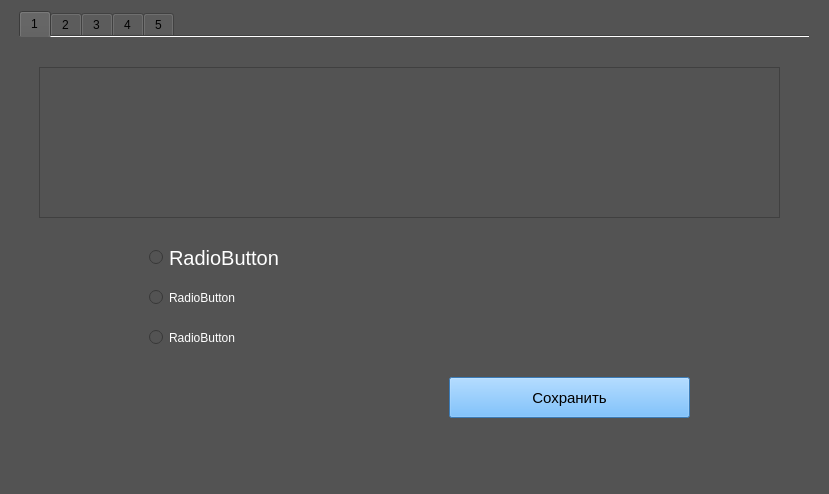
<?xml version="1.0" encoding="UTF-8"?>
<ui version="4.0">
 <class>Form</class>
 <widget class="QWidget" name="Form">
  <property name="geometry">
   <rect>
    <x>0</x>
    <y>0</y>
    <width>829</width>
    <height>490</height>
   </rect>
  </property>
  <property name="windowTitle">
   <string>Form</string>
  </property>
  <property name="styleSheet">
   <string notr="true">background-color: rgb(83, 83, 83);</string>
  </property>
  <layout class="QGridLayout" name="gridLayout">
   <item row="0" column="0">
    <widget class="QTabWidget" name="tabWidget">
     <property name="enabled">
      <bool>true</bool>
     </property>
     <property name="sizePolicy">
      <sizepolicy hsizetype="Fixed" vsizetype="Expanding">
       <horstretch>0</horstretch>
       <verstretch>0</verstretch>
      </sizepolicy>
     </property>
     <property name="minimumSize">
      <size>
       <width>790</width>
       <height>472</height>
      </size>
     </property>
     <property name="maximumSize">
      <size>
       <width>790</width>
       <height>16777215</height>
      </size>
     </property>
     <property name="toolTip">
      <string>&lt;html&gt;&lt;head/&gt;&lt;body&gt;&lt;p&gt;&lt;span style=&quot; font-size:14pt;&quot;&gt;1&lt;/span&gt;&lt;/p&gt;&lt;/body&gt;&lt;/html&gt;</string>
     </property>
     <property name="whatsThis">
      <string>&lt;html&gt;&lt;head/&gt;&lt;body&gt;&lt;p&gt;&lt;span style=&quot; font-size:14pt;&quot;&gt;2&lt;/span&gt;&lt;/p&gt;&lt;/body&gt;&lt;/html&gt;</string>
     </property>
     <property name="styleSheet">
      <string notr="true">background-color: rgb(83, 83, 83);
font: 75 10pt &quot;MS Shell Dlg 2&quot;;</string>
     </property>
     <property name="tabPosition">
      <enum>QTabWidget::North</enum>
     </property>
     <property name="tabShape">
      <enum>QTabWidget::Rounded</enum>
     </property>
     <property name="currentIndex">
      <number>0</number>
     </property>
     <property name="iconSize">
      <size>
       <width>1000000000</width>
       <height>1000000000</height>
      </size>
     </property>
     <property name="elideMode">
      <enum>Qt::ElideNone</enum>
     </property>
     <property name="usesScrollButtons">
      <bool>true</bool>
     </property>
     <property name="documentMode">
      <bool>true</bool>
     </property>
     <property name="tabsClosable">
      <bool>false</bool>
     </property>
     <property name="movable">
      <bool>false</bool>
     </property>
     <property name="tabBarAutoHide">
      <bool>false</bool>
     </property>
     <widget class="QWidget" name="tab">
      <property name="minimumSize">
       <size>
        <width>784</width>
        <height>671</height>
       </size>
      </property>
      <property name="font">
       <font>
        <family>MS Shell Dlg 2</family>
        <pointsize>10</pointsize>
        <weight>9</weight>
        <italic>false</italic>
        <bold>false</bold>
       </font>
      </property>
      <attribute name="title">
       <string>1</string>
      </attribute>
      <widget class="QRadioButton" name="radioBTN1_1">
       <property name="geometry">
        <rect>
         <x>130</x>
         <y>210</y>
         <width>201</width>
         <height>21</height>
        </rect>
       </property>
       <property name="font">
        <font>
         <family>MS Shell Dlg 2</family>
         <pointsize>15</pointsize>
         <weight>9</weight>
         <italic>false</italic>
         <bold>false</bold>
        </font>
       </property>
       <property name="styleSheet">
        <string notr="true">color: rgb(255, 255, 255);
font: 75 15pt &quot;MS Shell Dlg 2&quot;;</string>
       </property>
       <property name="text">
        <string>RadioButton</string>
       </property>
       <attribute name="buttonGroup">
        <string notr="true">RadioBTNGroup</string>
       </attribute>
      </widget>
      <widget class="QRadioButton" name="radioBTN1_2">
       <property name="geometry">
        <rect>
         <x>130</x>
         <y>250</y>
         <width>201</width>
         <height>21</height>
        </rect>
       </property>
       <property name="styleSheet">
        <string notr="true">color: rgb(255, 255, 255);
font: 75 15pt &quot;MS Shell Dlg 2&quot;;</string>
       </property>
       <property name="text">
        <string>RadioButton</string>
       </property>
       <attribute name="buttonGroup">
        <string notr="true">RadioBTNGroup</string>
       </attribute>
      </widget>
      <widget class="QRadioButton" name="radioBTN1_3">
       <property name="geometry">
        <rect>
         <x>130</x>
         <y>290</y>
         <width>201</width>
         <height>21</height>
        </rect>
       </property>
       <property name="styleSheet">
        <string notr="true">color: rgb(255, 255, 255);
font: 75 15pt &quot;MS Shell Dlg 2&quot;;</string>
       </property>
       <property name="text">
        <string>RadioButton</string>
       </property>
       <attribute name="buttonGroup">
        <string notr="true">RadioBTNGroup</string>
       </attribute>
      </widget>
      <widget class="QPushButton" name="btn1">
       <property name="geometry">
        <rect>
         <x>430</x>
         <y>340</y>
         <width>241</width>
         <height>41</height>
        </rect>
       </property>
       <property name="font">
        <font>
         <family>MS Shell Dlg 2</family>
         <pointsize>11</pointsize>
         <weight>9</weight>
         <italic>false</italic>
         <bold>false</bold>
        </font>
       </property>
       <property name="whatsThis">
        <string>&lt;html&gt;&lt;head/&gt;&lt;body&gt;&lt;p&gt;&lt;span style=&quot; color:#ffffff;&quot;&gt;Сохранить ответ&lt;/span&gt;&lt;/p&gt;&lt;p&gt;&lt;br/&gt;&lt;/p&gt;&lt;/body&gt;&lt;/html&gt;</string>
       </property>
       <property name="layoutDirection">
        <enum>Qt::LeftToRight</enum>
       </property>
       <property name="styleSheet">
        <string notr="true">background-color: rgb(82, 172, 255);
font: 75 11pt &quot;MS Shell Dlg 2&quot;;

</string>
       </property>
       <property name="text">
        <string>Сохранить</string>
       </property>
       <property name="autoExclusive">
        <bool>false</bool>
       </property>
      </widget>
      <widget class="QTextEdit" name="task1">
       <property name="geometry">
        <rect>
         <x>20</x>
         <y>30</y>
         <width>741</width>
         <height>151</height>
        </rect>
       </property>
       <property name="styleSheet">
        <string notr="true">color: rgb(255, 255, 255);
font: 15pt &quot;MS Shell Dlg 2&quot;;</string>
       </property>
      </widget>
     </widget>
     <widget class="QWidget" name="tab_2">
      <attribute name="title">
       <string>2</string>
      </attribute>
      <widget class="QTextEdit" name="code2">
       <property name="geometry">
        <rect>
         <x>10</x>
         <y>90</y>
         <width>761</width>
         <height>191</height>
        </rect>
       </property>
       <property name="styleSheet">
        <string notr="true">color: rgb(255, 255, 255);
font: 75 12pt &quot;Courier New&quot;;</string>
       </property>
      </widget>
      <widget class="QLabel" name="task2">
       <property name="geometry">
        <rect>
         <x>20</x>
         <y>30</y>
         <width>741</width>
         <height>31</height>
        </rect>
       </property>
       <property name="styleSheet">
        <string notr="true">color: rgb(255, 255, 255);
font: 75 15pt &quot;MS Shell Dlg 2&quot;;</string>
       </property>
       <property name="text">
        <string>TextLabel</string>
       </property>
      </widget>
      <widget class="QLineEdit" name="answer2">
       <property name="geometry">
        <rect>
         <x>160</x>
         <y>350</y>
         <width>181</width>
         <height>31</height>
        </rect>
       </property>
       <property name="styleSheet">
        <string notr="true">color: rgb(255, 255, 255);
font: 75 15pt &quot;MS Shell Dlg 2&quot;;</string>
       </property>
      </widget>
      <widget class="QPushButton" name="btn2">
       <property name="geometry">
        <rect>
         <x>370</x>
         <y>350</y>
         <width>201</width>
         <height>31</height>
        </rect>
       </property>
       <property name="styleSheet">
        <string notr="true">background-color: rgb(82, 172, 255);
font: 75 11pt &quot;MS Shell Dlg 2&quot;;

</string>
       </property>
       <property name="text">
        <string>Сохранить</string>
       </property>
      </widget>
     </widget>
     <widget class="QWidget" name="tab_3">
      <attribute name="title">
       <string>3</string>
      </attribute>
      <widget class="QComboBox" name="answer3_1">
       <property name="geometry">
        <rect>
         <x>150</x>
         <y>140</y>
         <width>111</width>
         <height>31</height>
        </rect>
       </property>
       <property name="styleSheet">
        <string notr="true">color: rgb(255, 255, 255);
font: 75 15pt &quot;MS Shell Dlg 2&quot;;</string>
       </property>
      </widget>
      <widget class="QLabel" name="task3_1">
       <property name="geometry">
        <rect>
         <x>280</x>
         <y>150</y>
         <width>241</width>
         <height>21</height>
        </rect>
       </property>
       <property name="styleSheet">
        <string notr="true">color: rgb(255, 255, 255);
font: 75 12pt &quot;Courier New&quot;;</string>
       </property>
       <property name="text">
        <string>TextLabel</string>
       </property>
      </widget>
      <widget class="QComboBox" name="answer3_2">
       <property name="geometry">
        <rect>
         <x>340</x>
         <y>200</y>
         <width>211</width>
         <height>31</height>
        </rect>
       </property>
       <property name="styleSheet">
        <string notr="true">color: rgb(255, 255, 255);
font: 75 15pt &quot;MS Shell Dlg 2&quot;;</string>
       </property>
      </widget>
      <widget class="QLabel" name="task3_2">
       <property name="geometry">
        <rect>
         <x>210</x>
         <y>210</y>
         <width>101</width>
         <height>21</height>
        </rect>
       </property>
       <property name="styleSheet">
        <string notr="true">color: rgb(255, 255, 255);
font: 75 12pt &quot;Courier New&quot;;
</string>
       </property>
       <property name="text">
        <string>TextLabel</string>
       </property>
      </widget>
      <widget class="QComboBox" name="answer3_3">
       <property name="geometry">
        <rect>
         <x>200</x>
         <y>270</y>
         <width>171</width>
         <height>31</height>
        </rect>
       </property>
       <property name="styleSheet">
        <string notr="true">color: rgb(255, 255, 255);
font: 75 15pt &quot;MS Shell Dlg 2&quot;;</string>
       </property>
      </widget>
      <widget class="QLabel" name="task3_3">
       <property name="geometry">
        <rect>
         <x>400</x>
         <y>273</y>
         <width>181</width>
         <height>31</height>
        </rect>
       </property>
       <property name="styleSheet">
        <string notr="true">color: rgb(255, 255, 255);
font: 75 12pt &quot;Courier New&quot;;</string>
       </property>
       <property name="text">
        <string>TextLabel</string>
       </property>
      </widget>
      <widget class="QLabel" name="task3_4">
       <property name="geometry">
        <rect>
         <x>160</x>
         <y>350</y>
         <width>121</width>
         <height>16</height>
        </rect>
       </property>
       <property name="styleSheet">
        <string notr="true">color: rgb(255, 255, 255);
font: 75 12pt &quot;Courier New&quot;;</string>
       </property>
       <property name="text">
        <string>TextLabel</string>
       </property>
      </widget>
      <widget class="QPushButton" name="btn3">
       <property name="geometry">
        <rect>
         <x>430</x>
         <y>380</y>
         <width>221</width>
         <height>31</height>
        </rect>
       </property>
       <property name="styleSheet">
        <string notr="true">background-color: rgb(82, 172, 255);
font: 75 11pt &quot;MS Shell Dlg 2&quot;;

</string>
       </property>
       <property name="text">
        <string>Сохранить</string>
       </property>
      </widget>
      <widget class="QTextEdit" name="task2_2">
       <property name="geometry">
        <rect>
         <x>40</x>
         <y>20</y>
         <width>731</width>
         <height>91</height>
        </rect>
       </property>
       <property name="styleSheet">
        <string notr="true">color: rgb(255, 255, 255);
font: 15pt &quot;MS Shell Dlg 2&quot;;</string>
       </property>
      </widget>
     </widget>
     <widget class="QWidget" name="tab_4">
      <attribute name="title">
       <string>4</string>
      </attribute>
      <widget class="QTextEdit" name="task4">
       <property name="geometry">
        <rect>
         <x>20</x>
         <y>20</y>
         <width>741</width>
         <height>121</height>
        </rect>
       </property>
       <property name="styleSheet">
        <string notr="true">color: rgb(255, 255, 255);
font: 75 15pt &quot;MS Shell Dlg 2&quot;;</string>
       </property>
      </widget>
      <widget class="QPushButton" name="btn4_1">
       <property name="geometry">
        <rect>
         <x>20</x>
         <y>170</y>
         <width>751</width>
         <height>41</height>
        </rect>
       </property>
       <property name="styleSheet">
        <string notr="true">background-color: rgb(82, 172, 255);
font: 75 11pt &quot;MS Shell Dlg 2&quot;;

</string>
       </property>
       <property name="text">
        <string>PushButton</string>
       </property>
      </widget>
      <widget class="QPushButton" name="btn4_2">
       <property name="geometry">
        <rect>
         <x>20</x>
         <y>240</y>
         <width>751</width>
         <height>41</height>
        </rect>
       </property>
       <property name="styleSheet">
        <string notr="true">background-color: rgb(82, 172, 255);
font: 75 11pt &quot;MS Shell Dlg 2&quot;;

</string>
       </property>
       <property name="text">
        <string>PushButton</string>
       </property>
      </widget>
      <widget class="QPushButton" name="btn4_3">
       <property name="geometry">
        <rect>
         <x>20</x>
         <y>310</y>
         <width>751</width>
         <height>41</height>
        </rect>
       </property>
       <property name="styleSheet">
        <string notr="true">background-color: rgb(82, 172, 255);
font: 75 11pt &quot;MS Shell Dlg 2&quot;;

</string>
       </property>
       <property name="text">
        <string>PushButton</string>
       </property>
      </widget>
      <widget class="QPushButton" name="btn4_4">
       <property name="geometry">
        <rect>
         <x>20</x>
         <y>380</y>
         <width>751</width>
         <height>41</height>
        </rect>
       </property>
       <property name="styleSheet">
        <string notr="true">background-color: rgb(82, 172, 255);
font: 75 11pt &quot;MS Shell Dlg 2&quot;;

</string>
       </property>
       <property name="text">
        <string>PushButton</string>
       </property>
      </widget>
     </widget>
     <widget class="QWidget" name="tab_5">
      <attribute name="title">
       <string>5</string>
      </attribute>
      <widget class="QLabel" name="task5_1">
       <property name="geometry">
        <rect>
         <x>160</x>
         <y>140</y>
         <width>201</width>
         <height>21</height>
        </rect>
       </property>
       <property name="styleSheet">
        <string notr="true">color: rgb(255, 255, 255);
font: 75 12pt &quot;Courier New&quot;;</string>
       </property>
       <property name="text">
        <string>TextLabel</string>
       </property>
      </widget>
      <widget class="QLineEdit" name="answer5_1">
       <property name="geometry">
        <rect>
         <x>380</x>
         <y>140</y>
         <width>281</width>
         <height>31</height>
        </rect>
       </property>
       <property name="styleSheet">
        <string notr="true">color: rgb(255, 255, 255);
font: 75 15pt &quot;MS Shell Dlg 2&quot;;</string>
       </property>
      </widget>
      <widget class="QLineEdit" name="answer5_2">
       <property name="geometry">
        <rect>
         <x>290</x>
         <y>190</y>
         <width>121</width>
         <height>31</height>
        </rect>
       </property>
       <property name="styleSheet">
        <string notr="true">color: rgb(255, 255, 255);
font: 75 15pt &quot;MS Shell Dlg 2&quot;;</string>
       </property>
      </widget>
      <widget class="QLabel" name="task5_3">
       <property name="geometry">
        <rect>
         <x>430</x>
         <y>190</y>
         <width>231</width>
         <height>31</height>
        </rect>
       </property>
       <property name="styleSheet">
        <string notr="true">color: rgb(255, 255, 255);
font: 75 12pt &quot;Courier New&quot;;</string>
       </property>
       <property name="text">
        <string>TextLabel</string>
       </property>
      </widget>
      <widget class="QLabel" name="task5_4">
       <property name="geometry">
        <rect>
         <x>160</x>
         <y>250</y>
         <width>251</width>
         <height>21</height>
        </rect>
       </property>
       <property name="styleSheet">
        <string notr="true">color: rgb(255, 255, 255);
font: 75 12pt &quot;Courier New&quot;;</string>
       </property>
       <property name="text">
        <string>TextLabel</string>
       </property>
      </widget>
      <widget class="QLabel" name="task5_2">
       <property name="geometry">
        <rect>
         <x>160</x>
         <y>200</y>
         <width>111</width>
         <height>21</height>
        </rect>
       </property>
       <property name="styleSheet">
        <string notr="true">color: rgb(255, 255, 255);
font: 75 12pt &quot;Courier New&quot;;</string>
       </property>
       <property name="text">
        <string>TextLabel</string>
       </property>
      </widget>
      <widget class="QLineEdit" name="answer5_3">
       <property name="geometry">
        <rect>
         <x>440</x>
         <y>240</y>
         <width>251</width>
         <height>31</height>
        </rect>
       </property>
       <property name="styleSheet">
        <string notr="true">color: rgb(255, 255, 255);
font: 75 15pt &quot;MS Shell Dlg 2&quot;;</string>
       </property>
      </widget>
      <widget class="QLineEdit" name="answer5_4">
       <property name="geometry">
        <rect>
         <x>160</x>
         <y>290</y>
         <width>271</width>
         <height>31</height>
        </rect>
       </property>
       <property name="styleSheet">
        <string notr="true">color: rgb(255, 255, 255);
font: 75 15pt &quot;MS Shell Dlg 2&quot;;</string>
       </property>
      </widget>
      <widget class="QLabel" name="task5_5">
       <property name="geometry">
        <rect>
         <x>450</x>
         <y>290</y>
         <width>231</width>
         <height>21</height>
        </rect>
       </property>
       <property name="styleSheet">
        <string notr="true">color: rgb(255, 255, 255);
font: 75 12pt &quot;Courier New&quot;;</string>
       </property>
       <property name="text">
        <string>TextLabel</string>
       </property>
      </widget>
      <widget class="QLabel" name="task5_6">
       <property name="geometry">
        <rect>
         <x>160</x>
         <y>340</y>
         <width>161</width>
         <height>21</height>
        </rect>
       </property>
       <property name="styleSheet">
        <string notr="true">color: rgb(255, 255, 255);
font: 75 12pt &quot;Courier New&quot;;</string>
       </property>
       <property name="text">
        <string>TextLabel</string>
       </property>
      </widget>
      <widget class="QPushButton" name="btn5">
       <property name="geometry">
        <rect>
         <x>440</x>
         <y>390</y>
         <width>281</width>
         <height>31</height>
        </rect>
       </property>
       <property name="styleSheet">
        <string notr="true">background-color: rgb(82, 172, 255);
font: 75 11pt &quot;MS Shell Dlg 2&quot;;

</string>
       </property>
       <property name="text">
        <string>Сохранить</string>
       </property>
      </widget>
      <widget class="QTextEdit" name="task5">
       <property name="geometry">
        <rect>
         <x>50</x>
         <y>20</y>
         <width>701</width>
         <height>91</height>
        </rect>
       </property>
       <property name="styleSheet">
        <string notr="true">color: rgb(255, 255, 255);
font: 15pt &quot;MS Shell Dlg 2&quot;;</string>
       </property>
      </widget>
     </widget>
    </widget>
   </item>
  </layout>
 </widget>
 <resources/>
 <connections/>
 <buttongroups>
  <buttongroup name="RadioBTNGroup"/>
 </buttongroups>
</ui>
